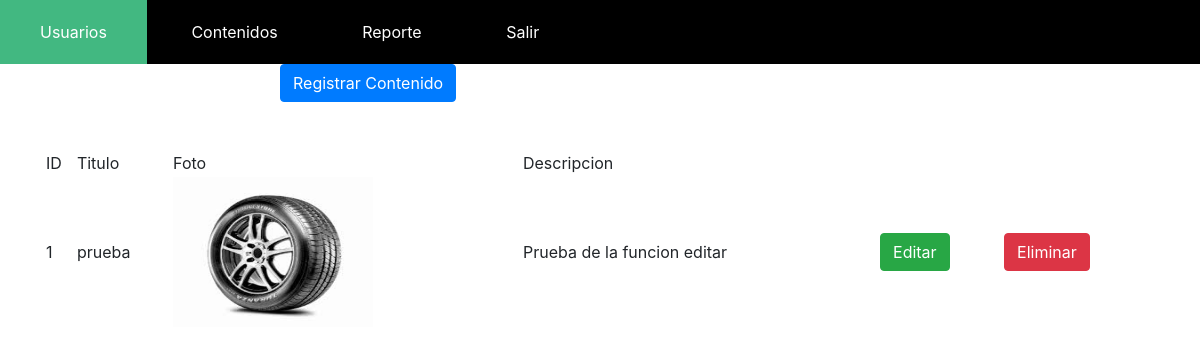
Screenshot of /contenido.php with the database file from the repository.
### tables this page shows
CREATE TABLE `contenido` (
  `id_contenido` int(11) NOT NULL,
  `titulo` varchar(45) NOT NULL,
  `foto` varchar(100) NOT NULL,
  `descripcion` varchar(200) NOT NULL,
  `id_usuario` int(11) NOT NULL
);

### contenido.php (the view, shortened to what this page needs)
<?php
    require_once('conexion.php');
    $query = $conn->prepare("SELECT * FROM contenido ");
    $query->execute();
?>
<!DOCTYPE html>
<html lang="en">
<head>
    <link rel="stylesheet" href="https://maxcdn.bootstrapcdn.com/bootstrap/4.0.0/css/bootstrap.min.css">
</head>
<body>
<div id="menu">
        <ul>
            <li><a href="admin.php">Usuarios</a></li>
            <li><a href="contenido.php">Contenidos</a></li>
            <li><a href="reportes.php">Reporte</a></li>
            <li><a href="cerrarsesion.php">Salir</a></li>
        </ul>
    </div>
<div class="container">
<div class="row"> <button style="margin-left:250px;" type="button" class="btn btn-primary" data-toggle="modal" data-target="#myModal">Registrar Contenido</button></div><br><br>
<div class="container">
   <div class="row">
        <table style="width: 100%;">
            <thead>
                <tr>
                    <td>ID</td>
                    <td>Titulo</td>
                    <td>Foto</td>
                    <td>Descripcion</td>
                </tr>
                <?php
                while($res = $query->fetch()) {
                    $img = $res['foto'];
                    echo "<tr>";
                    echo "<td>".$res['id_contenido']."</td>";
                    echo "<td>".$res['titulo']."</td>";
                    echo "<td>"."<img src='images/$img' >"."</td>";
                    echo "<td>".$res['descripcion']."</td>";
                    echo "<td> <a href='modificarContenido.php?id=$res[id_contenido]'><button type='button' class='btn btn-success'>Editar</button></td>";
                   echo "<td><a href='eliminarContenido.php?id_cont=$res[id_contenido]'  onClick=\"return confirm('Seguro que deseas eliminarlo?')\"> <button type='button' class='btn btn-danger'>Eliminar</button></a></td>";
                    echo "</tr>";
                }
            ?>
            </thead>
          </table>
      </div>
              </div>
</body>
</html>

### contenido.php (style rules this page uses)
img { width: 200px; height: 150px; }
#menu { background-color:#000; }
#menu ul { list-style: none; margin:0; padding:0; }
#menu ul li { display:inline-block; }
#menu ul li a { color:white; display:block; padding:20px 40px; text-decoration :none; }

### rows the page displays
contenido: id_contenido "1", titulo "prueba", foto (picture), descripcion "Prueba de la funcion editar"
